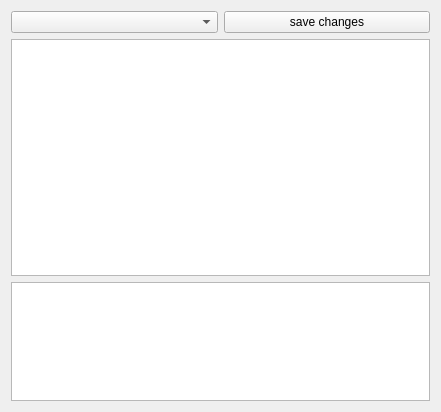
<?xml version="1.0" encoding="UTF-8"?>
<ui version="4.0">
 <class>vogleditor_QProgramArbExplorer</class>
 <widget class="QWidget" name="vogleditor_QProgramArbExplorer">
  <property name="geometry">
   <rect>
    <x>0</x>
    <y>0</y>
    <width>441</width>
    <height>412</height>
   </rect>
  </property>
  <property name="windowTitle">
   <string>Form</string>
  </property>
  <layout class="QVBoxLayout" name="verticalLayout">
   <item>
    <layout class="QHBoxLayout" name="horizontalLayout">
     <item>
      <widget class="QComboBox" name="programListBox"/>
     </item>
     <item>
      <widget class="QPushButton" name="saveShaderButton">
       <property name="text">
        <string>save changes</string>
       </property>
      </widget>
     </item>
    </layout>
   </item>
   <item>
    <widget class="QTextEdit" name="shaderTextEdit">
     <property name="sizePolicy">
      <sizepolicy hsizetype="Expanding" vsizetype="Expanding">
       <horstretch>0</horstretch>
       <verstretch>2</verstretch>
      </sizepolicy>
     </property>
     <property name="lineWrapMode">
      <enum>QTextEdit::NoWrap</enum>
     </property>
    </widget>
   </item>
   <item>
    <widget class="QTableWidget" name="uniformTableWidget">
     <property name="sizePolicy">
      <sizepolicy hsizetype="Expanding" vsizetype="Expanding">
       <horstretch>0</horstretch>
       <verstretch>1</verstretch>
      </sizepolicy>
     </property>
    </widget>
   </item>
  </layout>
 </widget>
 <resources/>
 <connections/>
</ui>
